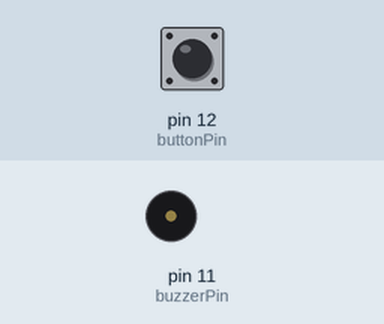
A program run on a simulated Raspberry Pi (header pin numbers). Parts: buzzer (waves = sounding, pin HIGH). The inputs (shaded band) are chosen by the test bench; at power-on: pin 12 (buttonPin) HIGH. What the program prints to the terminal is not drawn.

Above: at 1.2 s.
1.3 s: pin 12 (buttonPin) pulled LOW for 0.15 s
At 1.37 s:
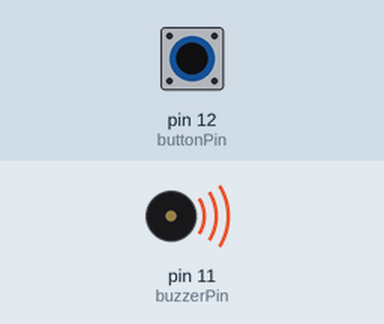
2.9 s: pin 12 (buttonPin) pulled LOW for 3.2 s
At 7.3 s:
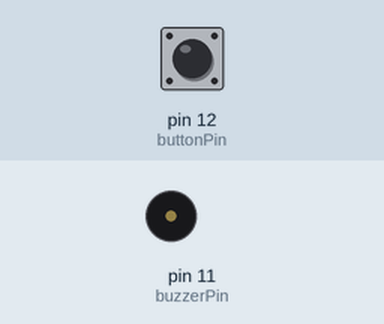
Timing chart, 0 to 8.8 s (numbered marks = the images above; inputs shaded):
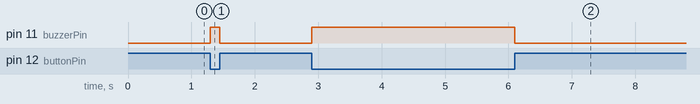

Measured:
- after the input at 1.3 s, pin 11 (buzzerPin): LOW → HIGH at once, → LOW 0.15 s later
- after the input at 2.9 s, pin 11 (buzzerPin): LOW → HIGH at once, → LOW 3.2 s later

The program:

Doorbell.py
```python
import RPi.GPIO as GPIO

buzzerPin = 11
buttonPin = 12

def setup():
    GPIO.setmode(GPIO.BOARD)
    GPIO.setup(buzzerPin, GPIO.OUT)
    GPIO.setup(buttonPin, GPIO.IN, pull_up_down=GPIO.PUD_UP) #Set buttonPin to Pull up input mode

def loop():
    while True:
        if GPIO.input(buttonPin) == GPIO.LOW:
            GPIO.output(buzzerPin, GPIO.HIGH)
            print("Buzzer turned on >>>")

        else:
            GPIO.output(buzzerPin, GPIO.LOW)
            print("buzzer turned off <<<")

def destroy():
    GPIO.cleanup()

if __name__ == "__main__":
    print("Program is starting")
    setup()
    try:
        loop()
    except KeyboardInterrupt:
        destroy()
```
